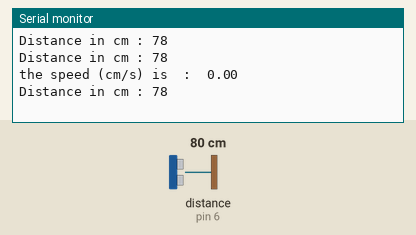
Simulated run of this sketch. Board: Arduino Uno, built with avr-gcc and run on an emulated ATmega328P. Parts: the last lines printed to the serial monitor. Wiring (inferred from the names in the program): ultrasonic range finder: trigger pin 5; echo pin 6. The test bench sets the inputs (shaded band); at power-on: distance to the obstacle (sensor on pin 6) 80 cm. The echo pulse lasts 58.3 µs per cm.

Above: at 1.8 s.
1.9 s: distance to the obstacle (sensor on pin 6) set to 2 cm
At 2.8 s:
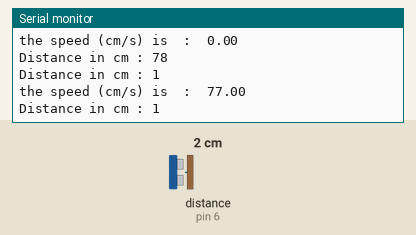
3.4 s: distance to the obstacle (sensor on pin 6) set to 4 cm
At 4.9 s:
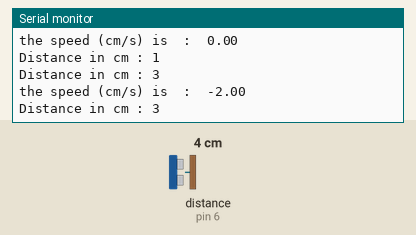
Timing chart, 0 to 6.4 s (numbered marks = the images above; inputs shaded):
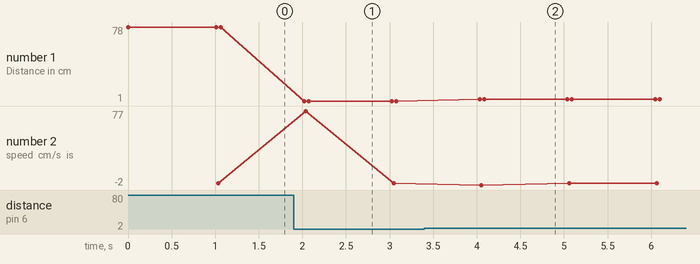

Measured:
- after the input at 1.9 s, the serial monitor: prints a new line after 0.12 s (image 1)
- after the input at 3.4 s, the serial monitor: prints a new line after 0.63 s (image 2)
- plotted number 1: 78 → 1 after the input at 1.9 s, 1 → 3 after the input at 3.4 s

The sketch:

speed_finder.ino
```cpp
const int trigPin = 5;
const int echoPin = 6;


long duration;		// time duration between sending and received pulse
int FirstDistance;
int SecondDistance;
double speed;
int distance;
float Time = 1.0;		// time delay in seconds between first and second distance
float delayedtime = 1000*Time;

void setup()
{
  Serial.begin(9600); 		// establish serial connection
pinMode(trigPin, OUTPUT); 	// triggerPin will be used as output to send pulse
pinMode(echoPin, INPUT); 	// echoPin will be used as input to receive reflected pulse

}


void loop()
{
GetSpeed();

}

float GetDistance()
{
// Clears the trigPin
digitalWrite(trigPin, LOW);
delayMicroseconds(2);

// Sets the trigPin on HIGH state for 10 micro seconds
digitalWrite(trigPin, HIGH);
delayMicroseconds(10);
digitalWrite(trigPin, LOW);

// Reads the echoPin, returns the sound wave travel time in microseconds
duration = pulseIn(echoPin, HIGH);

//calculating distance
distance= duration*0.034/2;

// Prints the distance on the Serial Monitor
Serial.print("Distance in cm : ");

Serial.println(distance);

return distance;
}
void GetSpeed(){

   FirstDistance = GetDistance(); //get the first distance
   delay(delayedtime); //waits 1 seconds depending on the time declared above , you can change time depending resolution of your sensor

   SecondDistance = GetDistance(); //gets the second distance


speed = (FirstDistance - SecondDistance)/Time;
      // now calculating the difference

//printing the speed on the serial monitor
  Serial.print("the speed (cm/s) is  :  ");
  Serial.println(speed);

}
```
